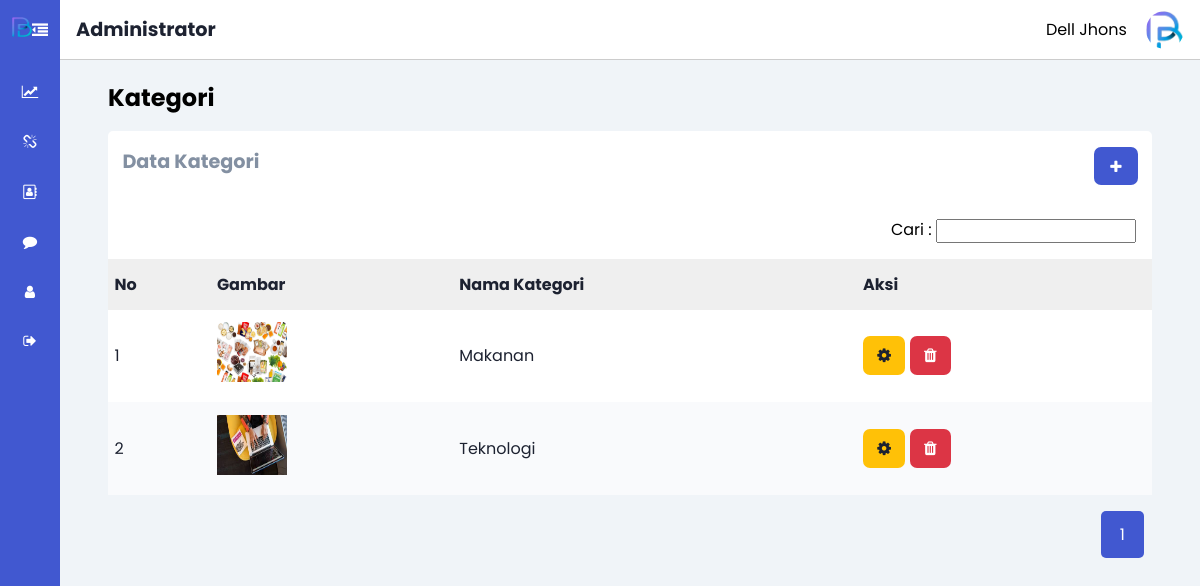
The page /content/admin/index.php?hal=category (signed in) on the database its author committed.
### tables this page shows
CREATE TABLE `tbl_category` (
  `id_category` int(10) NOT NULL,
  `name_category` varchar(50) NOT NULL,
  `img_category` varchar(200) NOT NULL
);

### content/admin/category/c_read.php (the view, shortened to what this page needs)
<?php
    if (isset($_POST['search_category'])) {
        $search = $_POST['search_category'];
    }else {
        $search = "";
    }
    $data_search  = mysqli_query($conn, "SELECT * FROM tbl_category WHERE name_category LIKE '%$search%'");
    $data_page = 5;
    $data_all  = mysqli_num_rows($data_search);
    $a = ceil($data_all / $data_page);
    if (isset($_GET['page'])) {
        $page = $_GET['page'];
    }else{
        $page = 1;
    }
    $b = ($page * $data_page) - $data_page;
    $link = 3;
    if ($page > $link) {
        $star_number = $page - $link;
    }
    else{
        $star_number = 1;
    }
    if ($page < ($a - $link)) {
        $end_number = $page - $link;
    }
    else{
        $end_number = $a;
    }
    $data_page_hal = mysqli_query($conn, "SELECT * FROM tbl_category WHERE name_category LIKE '%$search%' LIMIT $b,$data_page");
?>
<h2 class="dashboard-title">Kategori</h2>
<div class="table-cards">
    <div class="table-card">
        <div class="name-crud">
            <h3>Data Kategori</h3>
            <a href="?hal=category_create"><span class="fa fa-plus"></span></a>
        </div>
        <div class="search-table">
            <form action="?hal=category" method="post">
                <label for="search1">Cari :</label>
                <input type="search" name="search_category" id="search2" >
            </form>
        </div>
        <table>
            <thead>
                <tr>
                    <th>No</th>
                    <th>Gambar</th>
                    <th>Nama Kategori</th>
                    <th>Aksi</th>
                </tr>
            </thead>
            <tbody>
            <?php
            $no = 0 + $b;
            while ($data = mysqli_fetch_array($data_page_hal)) {
                $no++;
            ?>
                <tr>
                    <td><?= $no?></td>
                    <td><img src="../../assets/images/category/<?= $data['img_category']?>"></td>
                    <td><?= $data['name_category']?></td>
                    <td>
                        <a href="?hal=category_update&id=<?= $data['id_category']?>" class="button-warning"><span class="fa fa-cog"></span></a>
                        <a href="?hal=category_delete&id=<?= $data['id_category']?>&foto=<?= $data['img_category']?>" class="button-delete"><span class="fa fa-trash"></span></a>
                    </td>
                </tr>
            <?php }?>
            </tbody>
        </table>
        <div class="pagination-admin">
            <?php for ($i=$star_number; $i <= $end_number; $i++) : ?>
                <?php if($page == $i) :?>
                <a href="?hal=category&page= <?php echo $i?>" class="active">
                    <?php echo $i?>
                </a>
                <?php else:?>
                <a href="?hal=category&page= <?php echo $i?>">
                    <?php echo $i?>
                </a>
                <?php endif;?>
            <?php endfor;?>
        </div>
    </div>
</div>

### assets/css/ad_main_style.css (style rules this page uses)
:root { --main-color: #4158d0; --color-dark: #1D2231; --text-grey: #8390A2; }
* { margin: 0; padding: 0; font-family: 'Poppins', sans-serif; text-decoration: none; list-style: none; box-sizing: border-box; }
.dashboard-title { color: var(--text-dark); margin-bottom: 1rem; }
.activity-card table, .table-card table { width: 100%; border-collapse: collapse; }
.activity-card thead, .table-card thead { background: #efefef; text-align: left; }
.activity-card tbody tr:nth-child(even), .table-card table tbody tr:nth-child(even) { background: #f9fafc; }
.table-cards { width: 100%; }
.table-card { background: #ffffff; border-radius: 5px; }
.search-table { padding: 1rem; float: right; }
.search-table form input[type=search] { width: 25vh; padding-left: 5px; }
.table-card .name-crud { display: flex; justify-content: space-between; text-align: center; padding: 1rem .9rem; height: 70px; }
.table-card .name-crud h3 { color: var(--text-grey); font-size: 1.2rem; }
.table-card th, .table-card td { padding: .8rem .4rem; font-size: 1rem; color: var(--color-dark); }
.table-card td img { width: 70px; height: 60px; }
.table-card .name-crud a, a.button-view { background: var(--main-color); padding: .6rem 1rem; color: #fff; font-size: .9rem; border-radius: 7px; font-weight: 600; }
.table-card table td a.button-warning { background: #ffc107; padding: .5rem .9rem; border-radius: 7px; color: var(--color-dark); }
.table-card table td a.button-delete { background: #dc3545; padding: .5rem .9rem; border-radius: 7px; color: #fff; }
.table-card .pagination-admin { margin: 1rem .5rem; float: right; }
.table-card .pagination-admin a { display: inline-block; padding: .7rem 1.2rem; border-radius: 5px; }
.table-card .pagination-admin a.active { background: #4158d0; color: #fff; }

### rows shown on the page
tbl_category: img_category (picture), name_category "Makanan"
tbl_category: img_category (picture), name_category "Teknologi"

### other values the page prints
$_SESSION['name_user'] "Dell Jhons"
